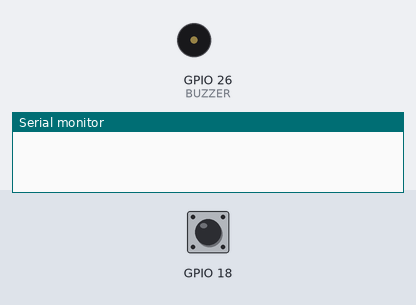
A sketch run on a simulated ESP32. Parts: buzzer (waves = sounding, pin HIGH), the last lines printed to the serial monitor. The test bench sets the inputs (shaded band); at power-on: GPIO 18 HIGH.

Above: at 1.2 s.
1.3 s: GPIO 18 pulled LOW for 0.15 s
At 1.7 s:
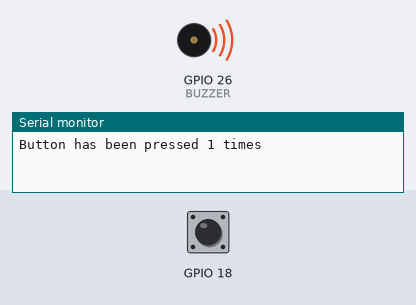
Timing chart, 0 to 4.3 s (numbered marks = the images above; inputs shaded):
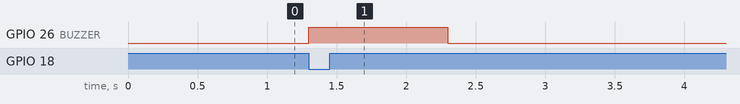

The sketch:

Interrupcao_botao_buzzer_ex2_aula4.ino
```cpp
#define BUZZER 26
#define BUTTON 18

struct Button {
  const uint8_t PIN;
  uint32_t numberKeyPresses;
  bool pressed;
};

Button button1 = {BUTTON, 0, false};

//variables to keep track of the timing of recent interrupts
unsigned long button_time = 0;
unsigned long last_button_time = 0;

void IRAM_ATTR isr() {
  button_time = millis();
  if (button_time - last_button_time > 250) {
    button1.numberKeyPresses++;
    button1.pressed = true;
    last_button_time = button_time;
  }
}

void setup() {
  Serial.begin(115200);
  pinMode(button1.PIN, INPUT_PULLUP);
  pinMode(BUZZER,OUTPUT);
  attachInterrupt(button1.PIN, isr, FALLING);
}

void loop() {
    if (button1.pressed) {
      Serial.printf("Button has been pressed %u times\n", button1.numberKeyPresses);
      button1.pressed = false;
      digitalWrite(BUZZER,HIGH);
      delay(1000);
      digitalWrite(BUZZER,LOW);
    }
}
```

Measured:
- after the input at 1.3 s, GPIO 26 (BUZZER): LOW → HIGH at once, → LOW 1.0 s later
